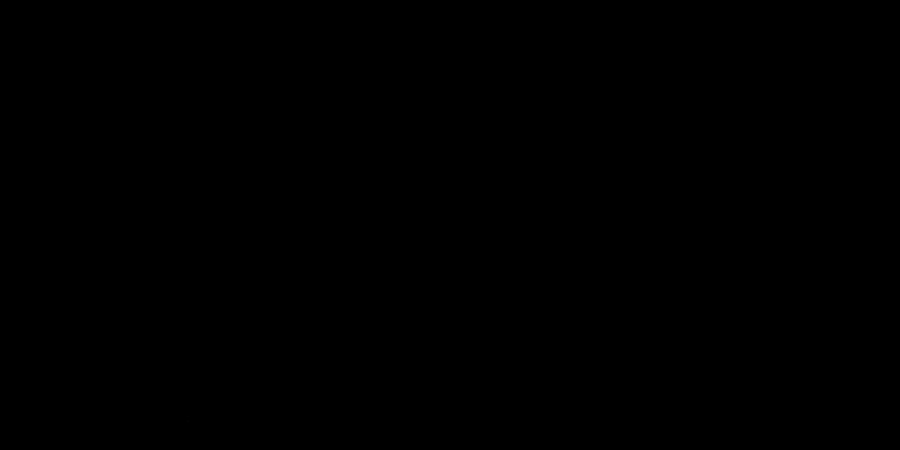
Frame 1 (no input)
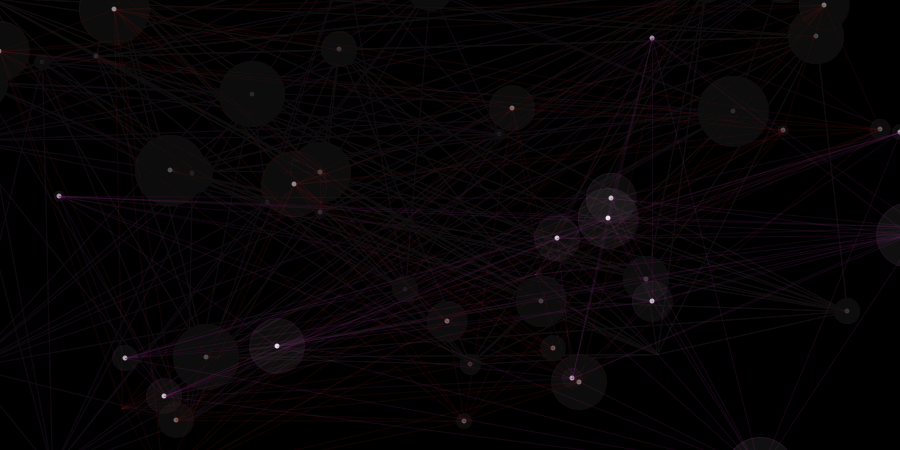
Frame 60 (the mouse pressed at the canvas centre just before this capture)
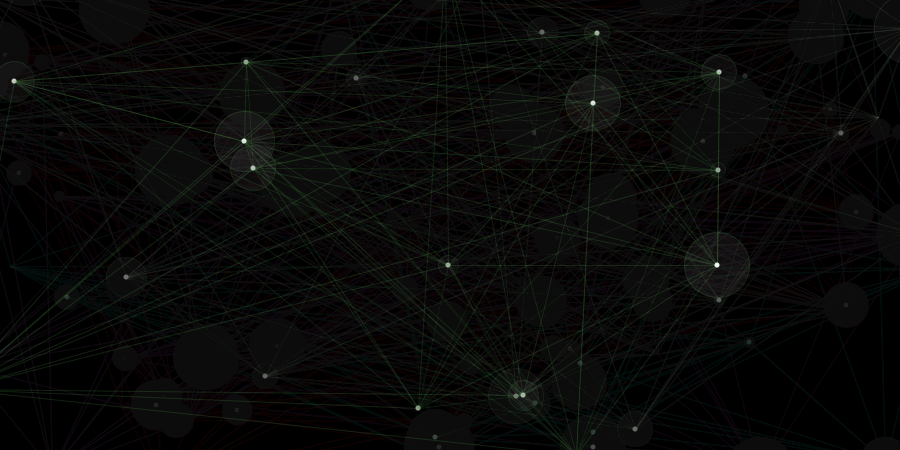
Frame 120 (the mouse held since frame 60 and released just before this capture)

The Processing sketch that drew these frames (run headless with seeded random() and noise(); from frame 60 on, the mouse is pressed at the canvas centre):

// Processing sketch: processing_49619
// ── processing_49619.pde



int num = 15;
int count = 0;
float[] xArr;
float[] yArr;
int r,g,b;

//================================= init

void setup() {
  size(900, 450);
  smooth(); 
  frameRate(5);
  
  clearBackground();
  restart();
}

void clearBackground() {
  background(0);
}

void restart() {
 count = 0; 
 xArr = new float[num];
 yArr = new float[num];
 //println("rstart");
 r = int(random(255));
 g = int(random(255));
 b = int(random(255));
}

//================================= frame loop

void draw() {
  
  fill(0, 10);
  noStroke();
  rect(0, 0, width, height);
  
  drawPoints();
}

void drawPoints() {
  float newx = int(random(width + 100)) - 50;
  float newy = int(random(height + 100)) - 50;
  
  
  strokeWeight(1);
  stroke(r, g, b, 40);
  
  fill(100, 40);
  int rad = count * 5;
  ellipse(newx, newy, rad, rad);
  
  // new node
  point(newx, newy);
  //println("draw" + newx + ":" + newy);
  
  // line to all the others
  for (int i=1;i<count;i++) {
    line(newx, newy, xArr[i], yArr[i]);
  }
  
  if (count > 0) {
    fill(255);
    ellipse(newx, newy, 5, 5);
  }
  
  // next
  count++;
  if (count >= num) {
    restart(); 
  } else {
    xArr[count] = newx;
    yArr[count] = newy; 
  }
}

//================================= interaction

void mousePressed() { 
  clearBackground();
}
